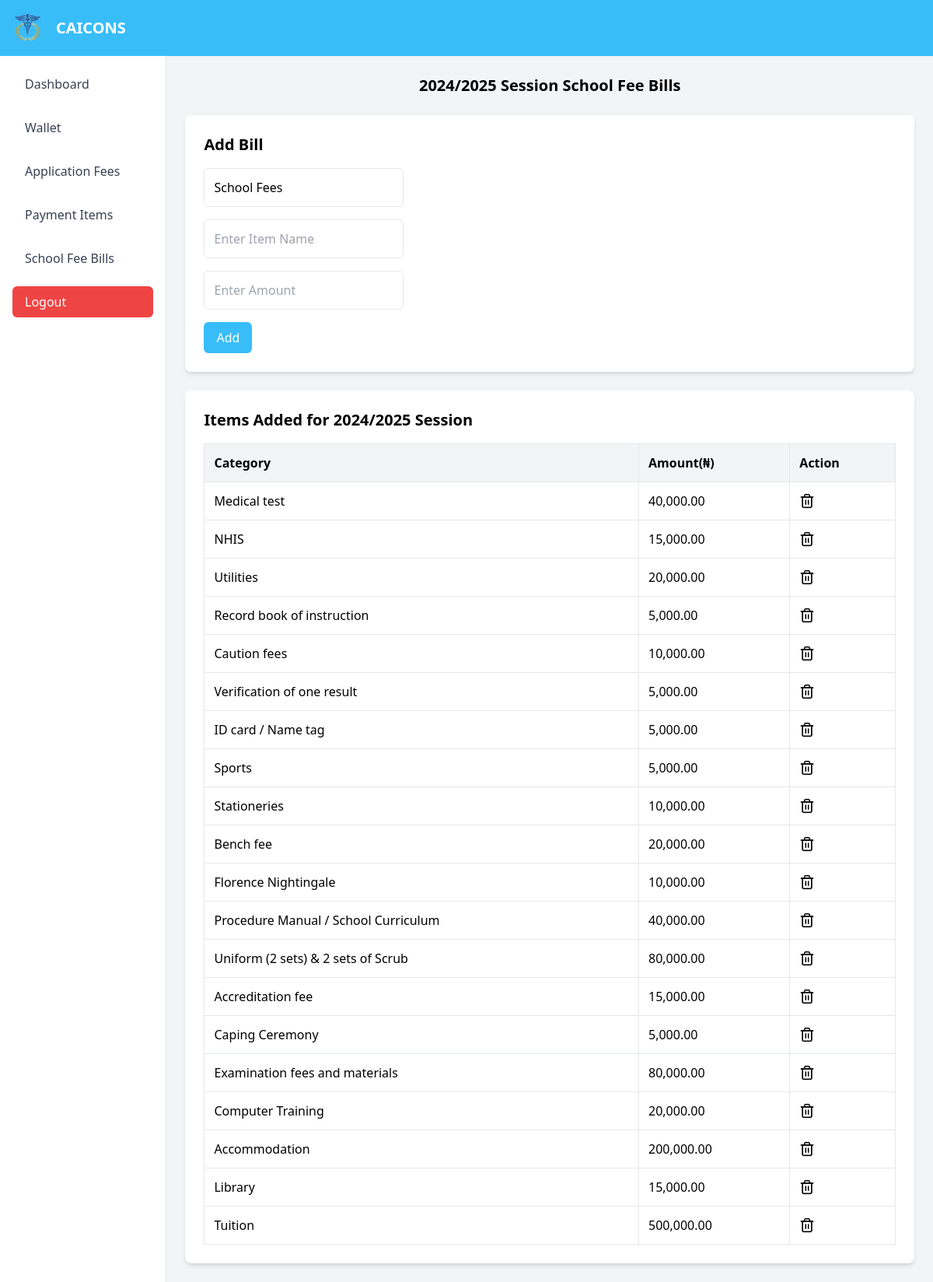
Page /portal/accounts/billing.php (signed in) on the earlier database version.
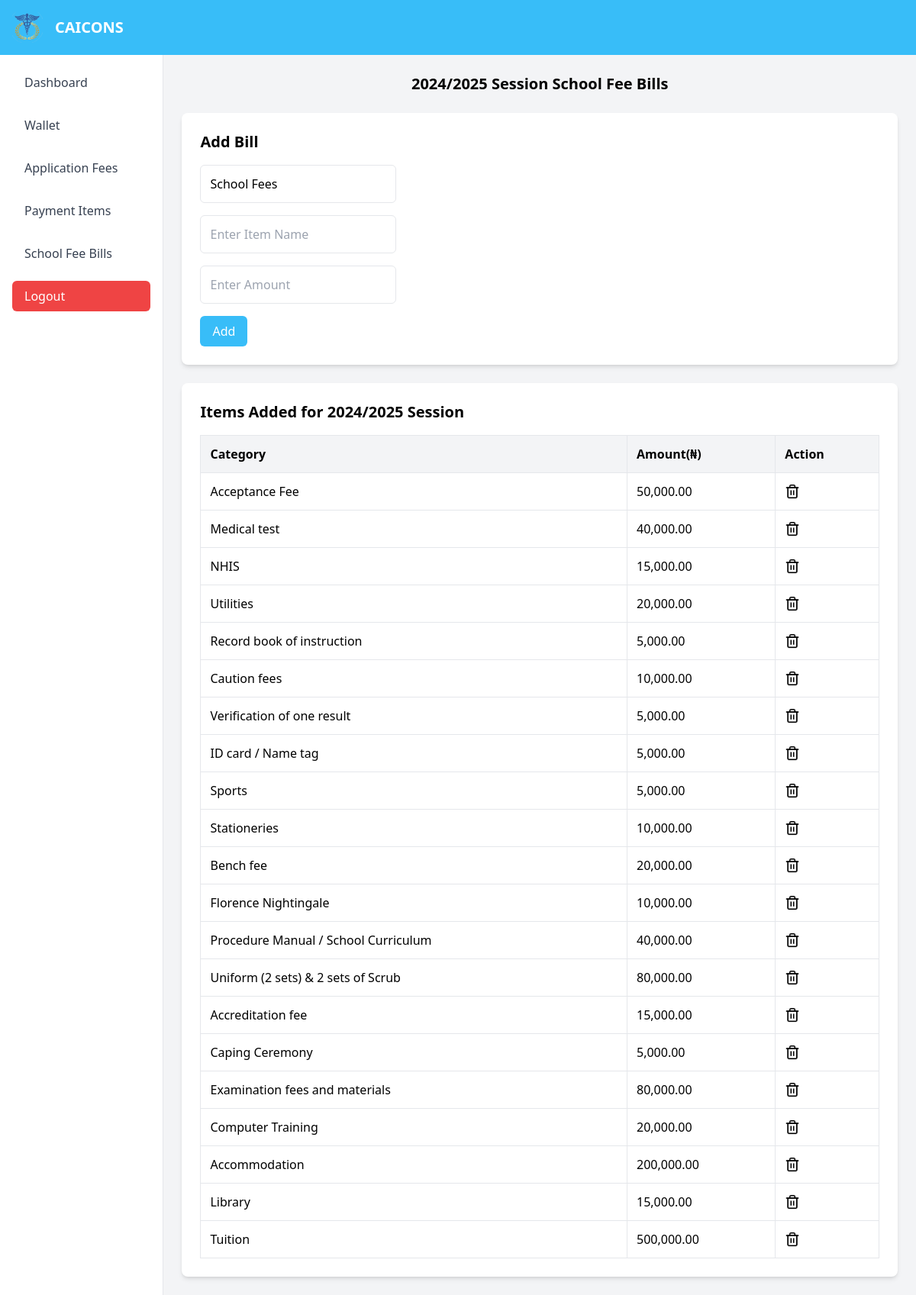
Same page on the later database version.
### tables this page shows
CREATE TABLE `billing` (
  `id` int(11) NOT NULL,
  `item_names` varchar(15) NOT NULL,
  `category` varchar(100) NOT NULL,
  `sch_session` varchar(20) NOT NULL,
  `amount` int(10) NOT NULL
);

### portal/accounts/billing.php (the view, shortened to what this page needs)
<?php
include('../conx.php');
$sql3 = "SELECT * FROM current where s_category = 'Staylite'";
$result3 = $conn->query($sql3);
$row3 = $result3->fetch_assoc();
$section = $row3['s_session'];
$options_query = "SELECT * FROM billing WHERE sch_session = '$section' ORDER BY id DESC";
$options_result = $conn->query($options_query);
?>
<!DOCTYPE html>
<html lang="en">
<head>
    <script src="https://cdn.tailwindcss.com"></script>
    <script src="https://cdn.jsdelivr.net/npm/tailwindcss-jit-cdn@tailwindcss/latest/dist/tailwind.min.js"></script>
    <link href="https://cdn.jsdelivr.net/npm/tailwindcss@2.2.19/dist/tailwind.min.css" rel="stylesheet">
</head>
<body class="bg-gray-100">
        <?php
            include('header.php');
        ?>
    <div class="flex flex-grow overflow-hidden">
        <?php
            include('navbar.php');
        ?>
        <div class="container mx-auto p-6">
            <h1 class="text-xl font-bold text-center mb-6"><?php echo $section; ?> Session School Fee Bills</h1>
            <div class="bg-white shadow-md rounded-lg p-6 mb-6">
                <h2 class="text-xl font-semibold mb-4">Add Bill</h2>
                <form action="billing.php" method="POST" class="space-y-4">
                    <input type="text" name="item_name" value="School Fees" class="p-3 border rounded-md focus:ring-2 focus:ring-sky-400">
                    <br/>
                    <input type="text" name="category" placeholder="Enter Item Name" autofocus class="p-3 border rounded-md focus:ring-2 focus:ring-sky-400" required>
                    <br/>
                    <input type="text" name="amt" placeholder="Enter Amount" class="p-3 border rounded-md focus:ring-2 focus:ring-sky-400" required>
                    <br/>
                    <button type="submit" class="bg-sky-400 text-white py-2 px-4 rounded-md hover:bg-sky-300">Add</button>
                </form>
            </div>
            <div class="bg-white shadow-md rounded-lg p-6">
                <h2 class="text-xl font-semibold mb-4">Items Added for <?php echo $section; ?> Session</h2>
                <?php if ($options_result->num_rows > 0): ?>
                    <table class="w-full border-collapse border border-gray-200">
                        <thead>
                            <tr class="bg-gray-100">
                                <th class="border border-gray-200 p-3 text-left">Category</th>
                                <th class="border border-gray-200 p-3 text-left">Amount(&#8358;)</th>
                                <th class="border border-gray-200 p-3 text-left">Action</th>
                            </tr>
                        </thead>
                        <tbody>
                            <?php while ($row = $options_result->fetch_assoc()): ?>
                                <tr>
                                    <td class="border border-gray-200 p-3"><?php echo $row['category']; ?></td>
                                    <td class="border border-gray-200 p-3"><?php echo number_format($row['amount'],2); ?></td>
                                    <td class="border border-gray-200 p-3">
                                        <a href="delete_bill.php?id=<?php echo $row['id']; ?>" class="text-red-500 hover:underline" onclick="return confirm('Are you sure you want to delete this record?')">
                                            <img src="../../assets/images/delete.png" alt="Logo" width="20" height="20">
                                        </a>
                                    </td>
                                </tr>
                            <?php endwhile; ?>
                        </tbody>
                    </table>
                <?php else: ?>
                    <p class="text-gray-500">No item available.</p>
                <?php endif; ?>
            </div>
        </div>
    </div>
</body>
</html>

Differences in the rows shown:
added billing: category "Acceptance Fee", amount "50,000.00"
